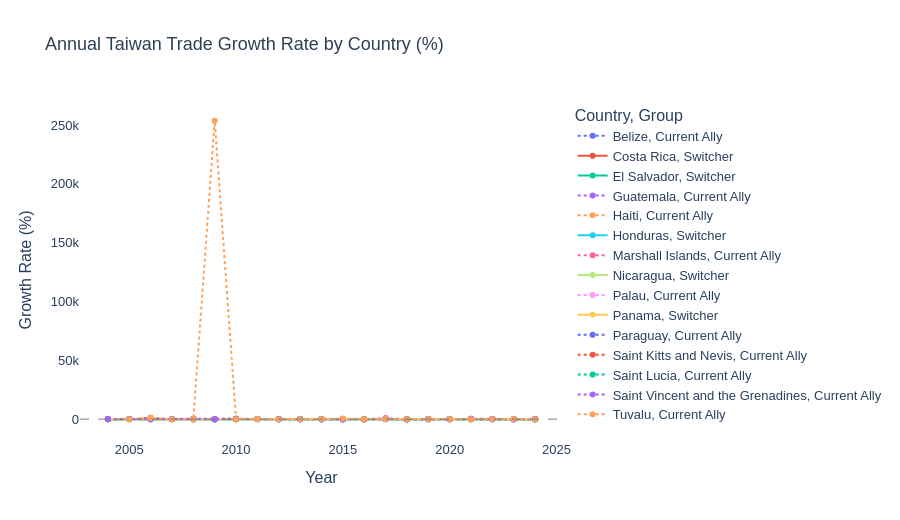

The code cell stored with this chart in its notebook:
### Markdown cell above
## Annual Trade Growth Rate

The chart below shows the **year-over-year percentage change** in total Taiwan trade for each country. Large positive spikes indicate years of rapid trade growth. Negative values indicate years where trade with Taiwan declined.

This is particularly revealing for switcher countries — we can see whether trade was already declining in the years before a country switched, or whether the switch itself caused the drop.

### Code cell
# ── Chart 6: Trade Growth Rate — Switchers vs Allies ──────────────────
growth_data = tw_pivot.dropna(subset=["Trade_Growth_Pct"]).copy()

fig = px.line(
    growth_data,
    x="Year", y="Trade_Growth_Pct",
    color="Partner",
    line_dash="Group",
    line_dash_map={"Switcher": "solid", "Current Ally": "dot"},
    markers=True,
    title="Annual Taiwan Trade Growth Rate by Country (%)",
    labels={"Trade_Growth_Pct": "Growth Rate (%)", "Partner": "Country"},
    hover_data={"Trade_Growth_Pct": ":.1f"}
)
fig.add_hline(y=0, line_dash="dash", line_color="gray", line_width=1)
fig.update_layout(
    plot_bgcolor="white", paper_bgcolor="white",
    font=dict(family="Arial", size=13),
    title_font=dict(size=18, color=ACCENT),
    hovermode="x unified",
    height=520
)
fig.show()

### Figure 1 — Plotly figure (JSON) as saved in the notebook; plotly's stock layout.template omitted (floating-point values rounded to 4 significant figures)
{"data": [{"hovertemplate": "Country=Belize<br>Group=Current Ally<br>Year=%{x}<br>Growth Rate (%)=%{y:.1f}<extra></extra>", "legendgroup": "Belize, Current Ally", "line": {"color": "#636efa", "dash": "dot"}, "marker": {"symbol": "circle"}, "mode": "lines+markers", "name": "Belize, Current Ally", "orientation": "v", "showlegend": true, "type": "scatter", "x": [2004, 2005, 2006, 2007, 2008, 2009, 2010, 2011, 2012, 2013, 2014, 2015, 2016, 2017, 2018, 2019, 2020, 2021, 2022, 2023, 2024], "xaxis": "x", "y": [23.28, 31.79, -37.32, 15.7, 8.556, -9.047, -2.809, 47.26, -2.659, -25.49, -31.08, 134.0, -41.14, 5.344, 6.904, -13.14, -9.86, 76.23, -0.8639, -16.11, -7.937], "yaxis": "y"}, {"hovertemplate": "Country=Costa Rica<br>Group=Switcher<br>Year=%{x}<br>Growth Rate (%)=%{y:.1f}<extra></extra>", "legendgroup": "Costa Rica, Switcher", "line": {"color": "#EF553B", "dash": "solid"}, "marker": {"symbol": "circle"}, "mode": "lines+markers", "name": "Costa Rica, Switcher", "orientation": "v", "showlegend": true, "type": "scatter", "x": [2004, 2005, 2006, 2007, 2008, 2009, 2010, 2011, 2012, 2013, 2014, 2015, 2016, 2017, 2018, 2019, 2020, 2021, 2022, 2023, 2024], "xaxis": "x", "y": [7.625, 38.52, 55.0, -9.344, -7.605, -20.89, 61.68, 35.02, 1.381, 54.66, -4.18, -70.22, -18.94, -1.7, 20.48, 1.467, -7.305, 25.74, 57.95, 11.3, 80.64], "yaxis": "y"}, {"hovertemplate": "Country=El Salvador<br>Group=Switcher<br>Year=%{x}<br>Growth Rate (%)=%{y:.1f}<extra></extra>", "legendgroup": "El Salvador, Switcher", "line": {"color": "#00cc96", "dash": "solid"}, "marker": {"symbol": "circle"}, "mode": "lines+markers", "name": "El Salvador, Switcher", "orientation": "v", "showlegend": true, "type": "scatter", "x": [2004, 2005, 2006, 2007, 2008, 2009, 2010, 2011, 2012, 2013, 2014, 2015, 2016, 2017, 2018, 2019, 2020, 2021, 2022, 2023, 2024], "xaxis": "x", "y": [-20.03, 5.333, 24.19, 4.042, 30.93, -17.99, 9.025, 95.85, -19.43, 21.61, -33.98, 6.397, 9.15, 12.19, -13.76, -19.78, -16.44, 40.85, -23.96, 3.451, -17.89], "yaxis": "y"}, {"hovertemplate": "Country=Guatemala<br>Group=Current Ally<br>Year=%{x}<br>Growth Rate (%)=%{y:.1f}<extra></extra>", "legendgroup": "Guatemala, Current Ally", "line": {"color": "#ab63fa", "dash": "dot"}, "marker": {"symbol": "circle"}, "mode": "lines+markers", "name": "Guatemala, Current Ally", "orientation": "v", "showlegend": true, "type": "scatter", "x": [2004, 2005, 2006, 2007, 2008, 2009, 2010, 2011, 2012, 2013, 2014, 2015, 2016, 2017, 2018, 2019, 2020, 2021, 2022, 2023, 2024], "xaxis": "x", "y": [23.58, 15.88, 25.41, -24.06, -18.88, 2.874, 44.12, 14.72, 6.544, 2.121, -12.87, 45.09, -23.37, 23.99, -19.42, 12.64, -8.176, 53.71, 39.95, -8.027, -10.1], "yaxis": "y"}, {"hovertemplate": "Country=Haiti<br>Group=Current Ally<br>Year=%{x}<br>Growth Rate (%)=%{y:.1f}<extra></extra>", "legendgroup": "Haiti, Current Ally", "line": {"color": "#FFA15A", "dash": "dot"}, "marker": {"symbol": "circle"}, "mode": "lines+markers", "name": "Haiti, Current Ally", "orientation": "v", "showlegend": true, "type": "scatter", "x": [2004, 2005, 2006, 2007, 2008, 2009, 2010, 2011, 2012, 2013, 2014, 2015, 2016, 2017, 2018, 2019, 2020, 2021, 2022, 2023, 2024], "xaxis": "x", "y": [-6.301, 66.15, -16.78, 33.24, 36.83, -27.44, 21.12, 27.33, 8.65, 25.19, 16.63, -3.489, -5.045, 46.45, 1.54, -19.54, -4.948, 86.7, -12.79, -47.54, -1.666], "yaxis": "y"}, {"hovertemplate": "Country=Honduras<br>Group=Switcher<br>Year=%{x}<br>Growth Rate (%)=%{y:.1f}<extra></extra>", "legendgroup": "Honduras, Switcher", "line": {"color": "#19d3f3", "dash": "solid"}, "marker": {"symbol": "circle"}, "mode": "lines+markers", "name": "Honduras, Switcher", "orientation": "v", "showlegend": true, "type": "scatter", "x": [2004, 2005, 2006, 2007, 2008, 2009, 2010, 2011, 2012, 2013, 2014, 2015, 2016, 2017, 2018, 2019, 2020, 2021, 2022, 2023, 2024], "xaxis": "x", "y": [0.54, 25.7, 4.49, 30.88, 46.52, -43.23, 43.63, 1.794, -0.8521, 34.75, 10.81, 1.933, -6.82, 32.26, 2.665, 8.797, -1.812, -9.103, 29.09, -2.071, -45.49], "yaxis": "y"}, {"hovertemplate": "Country=Marshall Islands<br>Group=Current Ally<br>Year=%{x}<br>Growth Rate (%)=%{y:.1f}<extra></extra>", "legendgroup": "Marshall Islands, Current Ally", "line": {"color": "#FF6692", "dash": "dot"}, "marker": {"symbol": "circle"}, "mode": "lines+markers", "name": "Marshall Islands, Current Ally", "orientation": "v", "showlegend": true, "type": "scatter", "x": [2004, 2005, 2006, 2007, 2008, 2009, 2010, 2011, 2012, 2013, 2014, 2015, 2016, 2017, 2018, 2019, 2020, 2021, 2022, 2023, 2024], "xaxis": "x", "y": [-52.71, 43.7, 95.96, -57.72, -80.11, -13.69, 517.3, -45.28, 28.09, -25.49, -38.37, -0.8024, -18.35, 970.6, -72.57, -72.15, 143.7, 260.9, 396.4, -44.54, -44.96], "yaxis": "y"}, {"hovertemplate": "Country=Nicaragua<br>Group=Switcher<br>Year=%{x}<br>Growth Rate (%)=%{y:.1f}<extra></extra>", "legendgroup": "Nicaragua, Switcher", "line": {"color": "#B6E880", "dash": "solid"}, "marker": {"symbol": "circle"}, "mode": "lines+markers", "name": "Nicaragua, Switcher", "orientation": "v", "showlegend": true, "type": "scatter", "x": [2004, 2005, 2006, 2007, 2008, 2009, 2010, 2011, 2012, 2013, 2014, 2015, 2016, 2017, 2018, 2019, 2020, 2021, 2022, 2023, 2024], "xaxis": "x", "y": [10.33, 4.989, 2.467, 9.57, 2.839, -26.5, 73.27, 29.24, 11.61, 22.88, 8.5, -7.265, -13.14, 39.03, -3.101, 2.665, 14.13, -2.652, -8.633, -50.61, -30.75], "yaxis": "y"}, {"hovertemplate": "Country=Palau<br>Group=Current Ally<br>Year=%{x}<br>Growth Rate (%)=%{y:.1f}<extra></extra>", "legendgroup": "Palau, Current Ally", "line": {"color": "#FF97FF", "dash": "dot"}, "marker": {"symbol": "circle"}, "mode": "lines+markers", "name": "Palau, Current Ally", "orientation": "v", "showlegend": true, "type": "scatter", "x": [2004, 2005, 2006, 2007, 2008, 2009, 2010, 2011, 2012, 2013, 2014, 2015, 2016, 2017, 2018, 2019, 2020, 2021, 2022, 2023, 2024], "xaxis": "x", "y": [92.26, 16.01, 9.916, -18.68, 344.4, -8.922, -26.23, -10.5, 14.43, -5.738, -16.23, -18.39, 10.38, 62.53, 14.25, -29.05, -28.5, -37.29, 0.3591, -8.051, 9.949], "yaxis": "y"}, {"hovertemplate": "Country=Panama<br>Group=Switcher<br>Year=%{x}<br>Growth Rate (%)=%{y:.1f}<extra></extra>", "legendgroup": "Panama, Switcher", "line": {"color": "#FECB52", "dash": "solid"}, "marker": {"symbol": "circle"}, "mode": "lines+markers", "name": "Panama, Switcher", "orientation": "v", "showlegend": true, "type": "scatter", "x": [2004, 2005, 2006, 2007, 2008, 2009, 2010, 2011, 2012, 2013, 2014, 2015, 2016, 2017, 2018, 2019, 2020, 2021, 2022, 2023, 2024], "xaxis": "x", "y": [111.6, -7.338, -12.96, 18.99, 16.97, -41.6, 89.28, -28.25, 7.468, -15.03, 21.01, -34.79, -7.325, 0.1202, -5.129, -6.758, -25.37, 34.2, 34.06, -1.217, 1.142], "yaxis": "y"}, {"hovertemplate": "Country=Paraguay<br>Group=Current Ally<br>Year=%{x}<br>Growth Rate (%)=%{y:.1f}<extra></extra>", "legendgroup": "Paraguay, Current Ally", "line": {"color": "#636efa", "dash": "dot"}, "marker": {"symbol": "circle"}, "mode": "lines+markers", "name": "Paraguay, Current Ally", "orientation": "v", "showlegend": true, "type": "scatter", "x": [2004, 2005, 2006, 2007, 2008, 2009, 2010, 2011, 2012, 2013, 2014, 2015, 2016, 2017, 2018, 2019, 2020, 2021, 2022, 2023, 2024], "xaxis": "x", "y": [39.68, 33.57, 13.52, 0.8123, -15.65, -44.94, 75.04, 101.5, -43.29, -7.806, 15.92, -23.26, -21.13, 59.41, -18.55, 70.82, 47.63, 26.77, 28.57, -0.3737, -3.607], "yaxis": "y"}, {"hovertemplate": "Country=Saint Kitts and Nevis<br>Group=Current Ally<br>Year=%{x}<br>Growth Rate (%)=%{y:.1f}<extra></extra>", "legendgroup": "Saint Kitts and Nevis, Current Ally", "line": {"color": "#EF553B", "dash": "dot"}, "marker": {"symbol": "circle"}, "mode": "lines+markers", "name": "Saint Kitts and Nevis, Current Ally", "orientation": "v", "showlegend": true, "type": "scatter", "x": [2004, 2005, 2006, 2007, 2008, 2009, 2010, 2011, 2012, 2013, 2014, 2015, 2016, 2017, 2018, 2019, 2020, 2021, 2022, 2023, 2024], "xaxis": "x", "y": [29.92, -87.01, 1128.0, -13.27, 93.58, -81.66, 224.6, 161.6, 100.4, 121.4, -14.62, -66.29, -49.53, 13.15, 1.773, 277.0, 44.71, -50.33, -44.59, -62.73, 33.56], "yaxis": "y"}, {"hovertemplate": "Country=Saint Lucia<br>Group=Current Ally<br>Year=%{x}<br>Growth Rate (%)=%{y:.1f}<extra></extra>", "legendgroup": "Saint Lucia, Current Ally", "line": {"color": "#00cc96", "dash": "dot"}, "marker": {"symbol": "circle"}, "mode": "lines+markers", "name": "Saint Lucia, Current Ally", "orientation": "v", "showlegend": true, "type": "scatter", "x": [2004, 2005, 2006, 2007, 2008, 2009, 2010, 2011, 2012, 2013, 2014, 2015, 2016, 2017, 2018, 2019, 2020, 2021, 2022, 2023, 2024], "xaxis": "x", "y": [35.25, 21.73, -25.99, 114.2, 92.46, -6.856, -7.448, 40.11, -54.79, -4.86, -4.141, -2.057, -30.33, 15.73, -23.81, 32.92, 18.73, -52.5, 21.4, 92.55, -21.7], "yaxis": "y"}, {"hovertemplate": "Country=Saint Vincent and the Grenadines<br>Group=Current Ally<br>Year=%{x}<br>Growth Rate (%)=%{y:.1f}<extra></extra>", "legendgroup": "Saint Vincent and the Grenadines, Current Ally", "line": {"color": "#ab63fa", "dash": "dot"}, "marker": {"symbol": "circle"}, "mode": "lines+markers", "name": "Saint Vincent and the Grenadines, Current Ally", "orientation": "v", "showlegend": true, "type": "scatter", "x": [2004, 2005, 2006, 2007, 2008, 2009, 2010, 2011, 2012, 2013, 2014, 2015, 2016, 2017, 2018, 2019, 2020, 2021, 2022, 2023, 2024], "xaxis": "x", "y": [30.22, 75.61, -21.43, 18.51, 100.2, -47.74, 106.0, 47.66, 52.41, 6.66, -72.84, -15.95, -13.92, 56.16, -45.45, 74.91, -62.83, 281.7, -24.8, -65.16, 220.3], "yaxis": "y"}, {"hovertemplate": "Country=Tuvalu<br>Group=Current Ally<br>Year=%{x}<br>Growth Rate (%)=%{y:.1f}<extra></extra>", "legendgroup": "Tuvalu, Current Ally", "line": {"color": "#FFA15A", "dash": "dot"}, "marker": {"symbol": "circle"}, "mode": "lines+markers", "name": "Tuvalu, Current Ally", "orientation": "v", "showlegend": true, "type": "scatter", "x": [2005, 2006, 2007, 2008, 2009, 2010, 2011, 2012, 2013, 2014, 2015, 2016, 2017, 2018, 2019, 2020, 2021, 2022, 2023, 2024], "xaxis": "x", "y": [-88.95, 872.3, -74.6, -11.37, 253600.0, -88.57, 16.62, -86.82, -94.84, 200.5, 551.2, -67.31, 112.5, -50.42, 101.7, 161.3, -27.65, 30.22, 208.9, -7.514], "yaxis": "y"}], "layout": {"font": {"family": "Arial", "size": 13}, "height": 520, "hovermode": "x unified", "legend": {"title": {"text": "Country, Group"}, "tracegroupgap": 0}, "paper_bgcolor": "white", "plot_bgcolor": "white", "shapes": [{"line": {"color": "gray", "dash": "dash", "width": 1}, "type": "line", "x0": 0, "x1": 1, "xref": "x domain", "y0": 0, "y1": 0, "yref": "y"}], "title": {"font": {"color": "#2E4057", "size": 18}, "text": "Annual Taiwan Trade Growth Rate by Country (%)"}, "xaxis": {"anchor": "y", "domain": [0, 1], "title": {"text": "Year"}}, "yaxis": {"anchor": "x", "domain": [0, 1], "title": {"text": "Growth Rate (%)"}}}}
